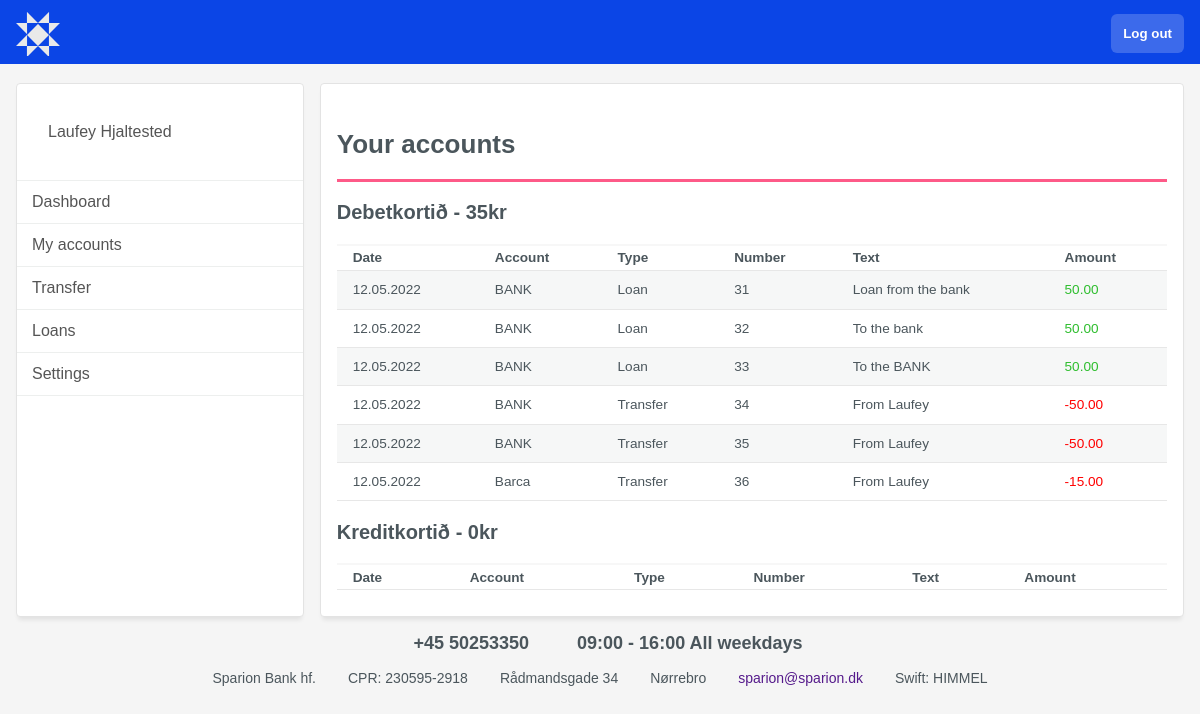
The app's page /accounts/ (signed in), older data.
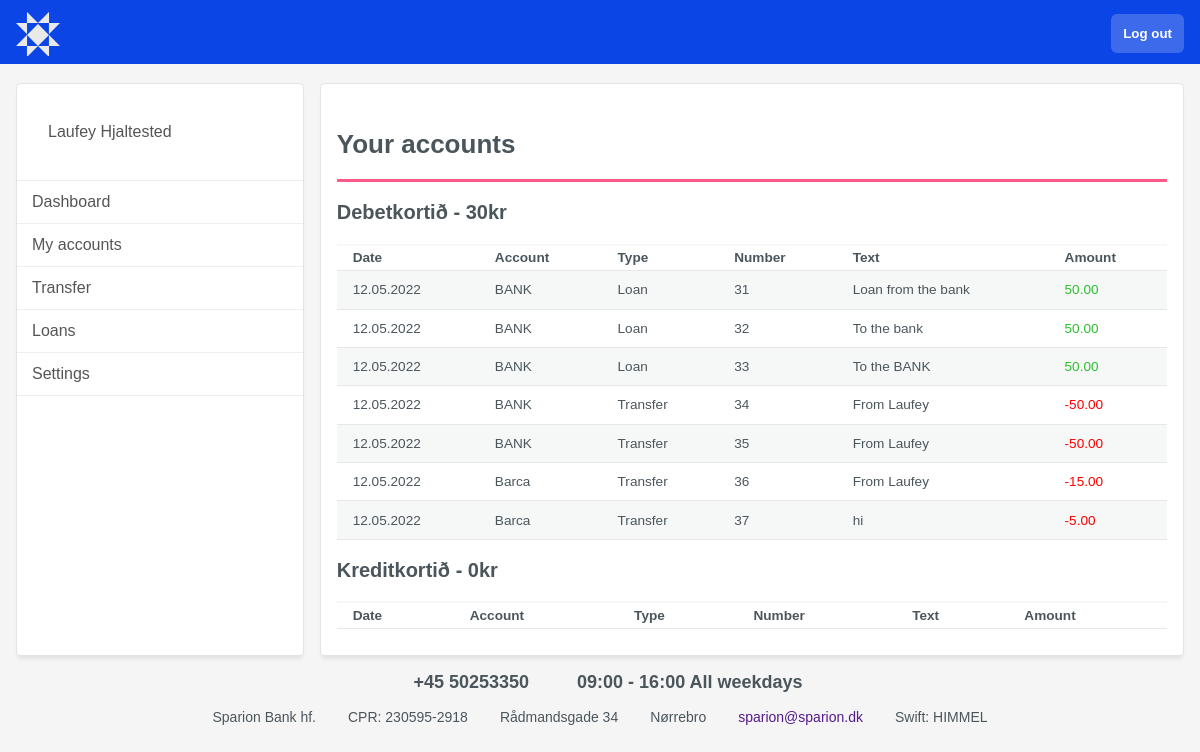
The same page, newer data.
### bank_app/models.py (models this page shows, shortened)
class Account(models.Model):
   user = models.ForeignKey(User, on_delete=models.CASCADE)
   title = models.CharField(max_length=200)
   balance = models.DecimalField(max_digits=6, decimal_places=2, default=0)
   last_update = models.DateTimeField(auto_now_add=True, null=True)
   class Meta:
      get_latest_by = 'pk'
   @property
   def movements(self) -> QuerySet:
      return Ledger.objects.filter(account=self)
   @property
   def money(self) -> Decimal:
      return self.movements.aggregate(models.Sum('amount'))['amount__sum'] or Decimal(0)

class Ledger(models.Model):
   account = models.ForeignKey(Account, on_delete=models.PROTECT)
   transaction = models.ForeignKey(Store, on_delete=models.PROTECT)
   amount = models.DecimalField(max_digits=10, decimal_places=2)
   text = models.TextField(default="text")

### bank_app/views.py (the view)
# urls.py: path('accounts/', views.accounts, name='accounts'),
@login_required
def accounts(request):
   user=request.user
   context = {
      'accounts':Account.objects.all(),
      'user_id':user.id,
      'ledger':Ledger.objects.all(),
      'count':Account.objects.count()
      }
   return render(request, 'bank_app/accounts.html', context)

### bank_app/models.py (called while the page is built)
   @property
   def full_name(self) -> str:
      return f'{self.user.first_name} {self.user.last_name}'

### bank_app/templates/bank_app/accounts.html
{% extends 'bank_app/base/base3.html' %}
{% block content %}
<h2>Your accounts</h2>
{% for account in accounts %}
  {% if account.user_id == user_id %}
  <h3>{{ account.title }} - {{ account.money }}kr</h3>
  <table class="account-table">
    <tr class="account-titles">
      <th>Date</th>
      <th>Account</th>
      <th>Type</th>
      <th>Number</th>
      <th>Text</th>
      <th>Amount</th>
    </tr>
    {% for transaction in account.movements %}
    <tr>
      <td>12.05.2022</td>
      {% for movement in ledger %}
      {% if transaction.transaction_id == movement.transaction_id and movement.account_id != transaction.account_id %}
      {% for other_account in accounts %}
      {% if other_account.id == movement.account_id %}
      <td>{{ other_account.title }}</td>
      {% if other_account.title == 'BANK' and transaction.amount >= 0 %}
      <td>Loan</td>
      {% else %}
      <td>Transfer</td>
      {% endif %}
      {% endif %}
      {% endfor %}
      {% endif %}
      {% endfor %}
      <td>{{ transaction.transaction_id }}</td>
      <td>{{ transaction.text }}</td>
      {% if transaction.amount >= 0 %}
      <td class="green">{{ transaction.amount }}</td>
      {% else %}
      <td class="red">{{ transaction.amount }}</td>
      {% endif %}
    </tr>
    {% endfor %}
  </table>
  {% endif %}
{% endfor %}
{% endblock %}

Row changes from the older to the newer data that the page shows:
computed for Account "Debetkortið": money "35" → "30"
added Ledger: Account (title "Barca", shows "Transfer"), shown under Account "Debetkortið"
added Ledger: Account (title "Barca", shows "Transfer")
